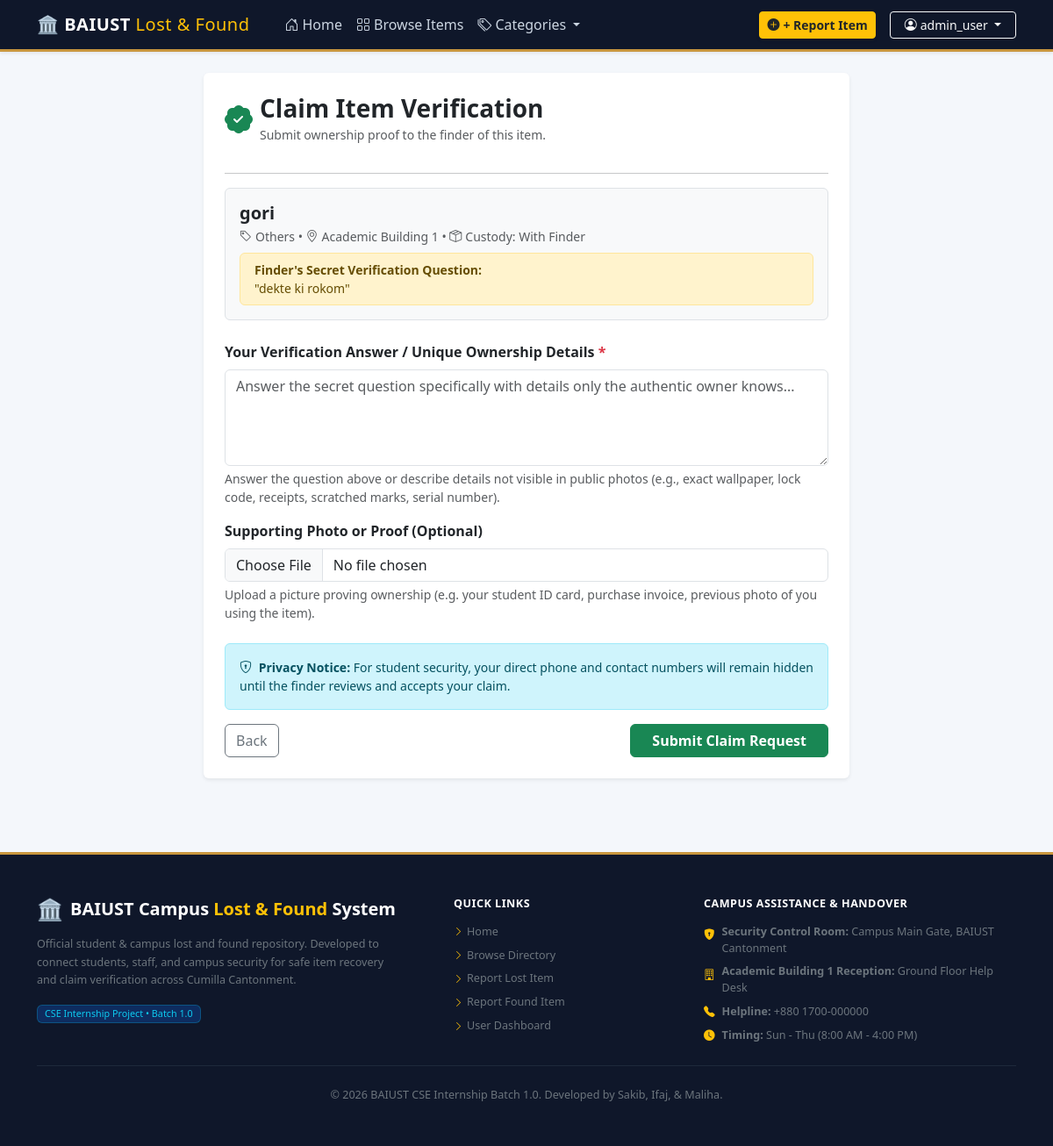
The app's page /claims/submit/5/ (signed in) with its own data.
### items/models.py (models this page shows, shortened)
class Item(models.Model):
    title = models.CharField(max_length=150)
    item_type = models.CharField(max_length=10, choices=ITEM_TYPE_CHOICES, default='LOST')
    category = models.ForeignKey(Category, on_delete=models.CASCADE, related_name='items')
    primary_image = models.ImageField(upload_to='items/')
    additional_image = models.ImageField(upload_to='items/additional/', blank=True, null=True)
    location = models.CharField(max_length=100, choices=CAMPUS_LOCATIONS)
    specific_location_details = models.CharField(max_length=255, help_text="e.g. Room 304, 2nd row bench, or Near Water Cooler")
    date_occurred = models.DateField(help_text="Date the item was lost or found")
    description = models.TextField(help_text="Detailed description of color, brand, condition, tags, etc.")
    secret_mark_question = models.CharField(
        max_length=255,
        blank=True,
        help_text="For FOUND items: Ask a question only the owner can answer (e.g. lock screen wallpaper, inside sticker, contents of purse)"
    )
    current_custody = models.CharField(
        max_length=100,
        choices=CUSTODY_CHOICES,
        default='With Finder',
        blank=True
    )
    status = models.CharField(max_length=20, choices=STATUS_CHOICES, default='APPROVED')
    reported_by = models.ForeignKey(User, on_delete=models.CASCADE, related_name='reported_items')
    created_at = models.DateTimeField(auto_now_add=True)
    updated_at = models.DateTimeField(auto_now=True)
    class Meta:
        ordering = ['-created_at']

class Category(models.Model):
    name = models.CharField(max_length=100, unique=True)
    icon = models.CharField(max_length=50, default='bi-box-seam', help_text="Bootstrap icon class e.g. bi-laptop, bi-card-text")
    description = models.TextField(blank=True)
    class Meta:
        verbose_name_plural = "Categories"
        ordering = ['name']

### claims/views.py (the view)
# urls.py: path('submit/<int:item_id>/', views.submit_claim, name='submit'),
@login_required
def submit_claim(request, item_id):
    item = get_object_or_404(Item, pk=item_id)
    if item.reported_by == request.user:
        messages.warning(request, "You reported this item yourself.")
        return redirect('items:detail', pk=item.id)
    if item.item_type != 'FOUND':
        messages.error(request, "Claims can only be filed against Found items.")
        return redirect('items:detail', pk=item.id)
    existing_claim = ClaimRequest.objects.filter(item=item, claimant=request.user).first()
    if existing_claim:
        messages.info(request, "You have already submitted a claim for this item. You can track its status below.")
        return redirect('claims:detail', pk=existing_claim.id)
    if request.method == 'POST':
        form = ClaimSubmissionForm(request.POST, request.FILES)
        if form.is_valid():
            claim = form.save(commit=False)
            claim.item = item
            claim.claimant = request.user
            claim.save()
            messages.success(request, "Your claim request has been submitted to the finder for verification.")
            return redirect('claims:detail', pk=claim.id)
    else:
        form = ClaimSubmissionForm()
    return render(request, 'claims/claim_form.html', {
        'form': form,
        'item': item,
    })

### claims/forms.py (shortened to what this page needs)
class ClaimSubmissionForm(forms.ModelForm):
    class Meta:
        model = ClaimRequest
        fields = ['answer_to_secret_mark', 'proof_image']
        widgets = {
            'answer_to_secret_mark': forms.Textarea(attrs={
                'class': 'form-control',
                'rows': 4,
                'placeholder': 'Answer the secret question specifically with details only the authentic owner knows...'
            }),
            'proof_image': forms.FileInput(attrs={'class': 'form-control'}),
        }
        labels = {
            'answer_to_secret_mark': 'Answer to Secret Question / Ownership Details',
            'proof_image': 'Supporting Proof Photo (Optional)',
        }

### items/context_processors.py (called while the page is built)
def campus_stats(request):
    total_items = Item.objects.count()
    lost_count = Item.objects.filter(item_type='LOST', status__in=['PENDING', 'APPROVED', 'MATCHED']).count()
    found_count = Item.objects.filter(item_type='FOUND', status__in=['PENDING', 'APPROVED', 'MATCHED']).count()
    returned_count = Item.objects.filter(status='RETURNED').count()
    categories = Category.objects.all()
    return {
        'stat_total': total_items,
        'stat_lost': lost_count,
        'stat_found': found_count,
        'stat_returned': returned_count,
        'nav_categories': categories,
    }

### templates/claims/claim_form.html (shortened to what this page needs)
{% extends 'base.html' %}
{% block content %}
<div class="container py-4">
    <div class="row justify-content-center">
        <div class="col-lg-8">
            <div class="card shadow-sm border-0 bg-white p-4">
                <div class="d-flex align-items-center mb-3">
                    <i class="bi bi-patch-check-fill fs-2 text-success me-2"></i>
                    <div>
                        <h3 class="fw-bold mb-0">Claim Item Verification</h3>
                        <small class="text-muted">Submit ownership proof to the finder of this item.</small>
                    </div>
                </div>
                <hr>
                <div class="p-3 bg-light rounded mb-4 border">
                    <h5 class="fw-bold text-dark mb-1">{{ item.title }}</h5>
                    <div class="small text-muted mb-2">
                        <span><i class="bi bi-tag me-1"></i>{{ item.category.name }}</span> •
                        <span><i class="bi bi-geo-alt me-1"></i>{{ item.location }}</span> •
                        <span><i class="bi bi-box-seam me-1"></i>Custody: {{ item.current_custody }}</span>
                    </div>
                    {% if item.secret_mark_question %}
                    <div class="alert alert-warning py-2 px-3 small mb-0">
                        <strong>Finder's Secret Verification Question:</strong><br>
                        "{{ item.secret_mark_question }}"
                    </div>
                    {% endif %}
                </div>
                <form method="POST" enctype="multipart/form-data">
                    <div class="mb-3">
                        <label class="form-label fw-semibold">
                            Your Verification Answer / Unique Ownership Details <span class="text-danger">*</span>
                        </label>
                        {{ form.answer_to_secret_mark }}
                        <div class="form-text small">
                            Answer the question above or describe details not visible in public photos (e.g., exact wallpaper, lock code, receipts, scratched marks, serial number).
                        </div>
                    </div>
                    <div class="mb-4">
                        <label class="form-label fw-semibold">Supporting Photo or Proof (Optional)</label>
                        {{ form.proof_image }}
                        <div class="form-text small">
                            Upload a picture proving ownership (e.g. your student ID card, purchase invoice, previous photo of you using the item).
                        </div>
                    </div>
                    <div class="alert alert-info small">
                        <i class="bi bi-shield-lock me-1"></i>
                        <strong>Privacy Notice:</strong> For student security, your direct phone and contact numbers will remain hidden until the finder reviews and accepts your claim.
                    </div>
                    <div class="d-flex justify-content-between">
                        <a href="{% url 'items:detail' item.id %}" class="btn btn-outline-secondary">Back</a>
                        <button type="submit" class="btn btn-success px-4 fw-bold">Submit Claim Request</button>
                    </div>
                </form>
            </div>
        </div>
    </div>
</div>
{% endblock %}

### templates/base.html (shortened to what this page needs)
{% load static %}
<!DOCTYPE html>
<html lang="en">
<head>
    <link href="https://cdn.jsdelivr.net/npm/bootstrap@5.3.3/dist/css/bootstrap.min.css" rel="stylesheet">
    <link href="https://cdn.jsdelivr.net/npm/bootstrap-icons@1.11.3/font/bootstrap-icons.min.css" rel="stylesheet">
    <link rel="stylesheet" href="{% static 'css/custom.css' %}">
</head>
<body>
    <nav class="navbar navbar-expand-lg navbar-dark navbar-baiust sticky-top shadow-sm" style="background-color: #0f172a; z-index: 1030;">
        <div class="container">
            <a class="navbar-brand d-flex align-items-center gap-2 fw-bold text-white fs-5" href="{% url 'items:home' %}">
                <span>🏛️ BAIUST <span class="fw-normal text-warning">Lost & Found</span></span>
            </a>
            <div class="collapse navbar-collapse" id="campusNavbar">
                <ul class="navbar-nav me-auto mb-2 mb-lg-0 ms-lg-3">
                    <li class="nav-item">
                        <a class="nav-link {% if request.path == '/' %}active{% endif %}" href="{% url 'items:home' %}">
                            <i class="bi bi-house-door me-1"></i>Home
                        </a>
                    </li>
                    <li class="nav-item">
                        <a class="nav-link {% if '/items/' in request.path and 'report' not in request.path and 'matches' not in request.path %}active{% endif %}" href="{% url 'items:list' %}">
                            <i class="bi bi-grid me-1"></i>Browse Items
                        </a>
                    </li>
                    <li class="nav-item dropdown">
                        <a class="nav-link dropdown-toggle" href="#" role="button" data-bs-toggle="dropdown" aria-expanded="false">
                            <i class="bi bi-tags me-1"></i>Categories
                        </a>
                    </li>
                </ul>
                <div class="d-flex align-items-center gap-2 flex-wrap">
                    <a href="{% url 'items:create' %}" class="btn btn-sm btn-warning fw-bold text-dark me-2 shadow-sm">
                        <i class="bi bi-plus-circle-fill me-1"></i>+ Report Item
                    </a>
                    {% if user.is_authenticated %}
                        <div class="dropdown">
                            <button class="btn btn-outline-light btn-sm dropdown-toggle px-3" type="button" data-bs-toggle="dropdown" aria-expanded="false">
                                <i class="bi bi-person-circle me-1"></i>{{ user.username }}
                            </button>
                        </div>
                    {% else %}
                        <a href="{% url 'accounts:login' %}" class="btn btn-sm btn-outline-light me-2 fw-medium">Login</a>
                        <a href="{% url 'accounts:register' %}" class="btn btn-sm btn-primary fw-medium px-3">Register</a>
                    {% endif %}
                </div>
            </div>
        </div>
    </nav>
    <main>
        {% block content %}{% endblock %}
    </main>
    <footer class="footer-baiust" style="background-color: #0f172a; color: #cbd5e1; border-top: 3px solid #c8963e;">
        <div class="container py-5">
            <div class="row g-4 text-center text-md-start">
                <div class="col-lg-5 col-md-6">
                    <h5 class="text-white fw-bold d-flex align-items-center justify-content-center justify-content-md-start gap-2 mb-3">
                        <span class="fs-4">🏛️</span>
                        <span>BAIUST Campus <span class="text-warning">Lost & Found</span> System</span>
                    </h5>
                    <p class="small text-secondary mb-3" style="line-height: 1.6; max-width: 420px;">
                        Official student & campus lost and found repository. Developed to connect students, staff, and campus security for safe item recovery and claim verification across Cumilla Cantonment.
                    </p>
                    <span class="badge bg-primary bg-opacity-25 text-info border border-info border-opacity-25 px-2 py-1 small fw-normal">
                        CSE Internship Project • Batch 1.0
                    </span>
                </div>
                <div class="col-lg-3 col-md-6">
                    <h6 class="text-white fw-bold text-uppercase mb-3 small tracking-wide" style="letter-spacing: 0.5px;">Quick Links</h6>
                    <ul class="list-unstyled small mb-0 d-flex flex-column gap-2">
                        <li><a href="{% url 'items:home' %}" class="text-secondary text-decoration-none hover-white"><i class="bi bi-chevron-right text-warning me-1 small"></i>Home</a></li>
                        <li><a href="{% url 'items:list' %}" class="text-secondary text-decoration-none hover-white"><i class="bi bi-chevron-right text-warning me-1 small"></i>Browse Directory</a></li>
                        <li><a href="{% url 'items:create' %}?type=LOST" class="text-secondary text-decoration-none hover-white"><i class="bi bi-chevron-right text-warning me-1 small"></i>Report Lost Item</a></li>
                        <li><a href="{% url 'items:create' %}?type=FOUND" class="text-secondary text-decoration-none hover-white"><i class="bi bi-chevron-right text-warning me-1 small"></i>Report Found Item</a></li>
                        <li><a href="{% url 'accounts:dashboard' %}" class="text-secondary text-decoration-none hover-white"><i class="bi bi-chevron-right text-warning me-1 small"></i>User Dashboard</a></li>
                    </ul>
                </div>
                <div class="col-lg-4 col-md-12">
                    <h6 class="text-white fw-bold text-uppercase mb-3 small" style="letter-spacing: 0.5px;">Campus Assistance & Handover</h6>
                    <ul class="list-unstyled small mb-0 d-flex flex-column gap-2 text-secondary">
                        <li class="d-flex align-items-start justify-content-center justify-content-md-start gap-2">
                            <i class="bi bi-shield-lock-fill text-warning mt-1"></i>
                            <span><strong>Security Control Room:</strong> Campus Main Gate, BAIUST Cantonment</span>
                        </li>
                        <li class="d-flex align-items-start justify-content-center justify-content-md-start gap-2">
                            <i class="bi bi-building text-warning mt-1"></i>
                            <span><strong>Academic Building 1 Reception:</strong> Ground Floor Help Desk</span>
                        </li>
                        <li class="d-flex align-items-center justify-content-center justify-content-md-start gap-2">
                            <i class="bi bi-telephone-fill text-warning"></i>
                            <span><strong>Helpline:</strong> +880 1700-000000</span>
                        </li>
                        <li class="d-flex align-items-center justify-content-center justify-content-md-start gap-2">
                            <i class="bi bi-clock-fill text-warning"></i>
                            <span><strong>Timing:</strong> Sun - Thu (8:00 AM - 4:00 PM)</span>
                        </li>
                    </ul>
                </div>
            </div>
            <div class="mt-4 pt-4 text-center small text-secondary" style="border-top: 1px solid #1e293b;">
                <p class="mb-0">
                    &copy; 2026 BAIUST CSE Internship Batch 1.0. Developed by Sakib, Ifaj, & Maliha.
                </p>
            </div>
        </div>
    </footer>
</body>
</html>

### static/css/custom.css (style rules this page uses)
:root { --baiust-navy: #0d2240; --baiust-navy-dark: #071426; --baiust-gold: #c8963e; --baiust-accent: #195190; --baiust-light: #f4f7fb; }
body { background-color: var(--baiust-light); font-family: system-ui, -apple-system, "Segoe UI", Roboto, "Helvetica Neue", Arial, sans-serif; color: #2b303a; min-height: 100vh; display: flex; flex-direction: column; }
main { flex: 1; }
.navbar-baiust { background-color: #0f172a !important; border-bottom: 3px solid var(--baiust-gold); z-index: 1030; }
.navbar-baiust .navbar-brand { font-weight: 700; color: #ffffff !important; letter-spacing: 0.5px; }
.navbar-baiust .nav-link { color: #cbd5e1 !important; font-weight: 500; padding: 0.5rem 0.85rem; border-radius: 6px; transition: all 0.15s ease-in-out; }
.footer-baiust { background-color: #0f172a; color: #cbd5e1; font-size: 0.9rem; margin-top: 60px; }

### records on screen
Item: title "gori", category.name "Others", location "Academic Building 1", current_custody "With Finder", secret_mark_question "dekte ki rokom"

### other values on screen
{{ user.username }} "admin_user"
